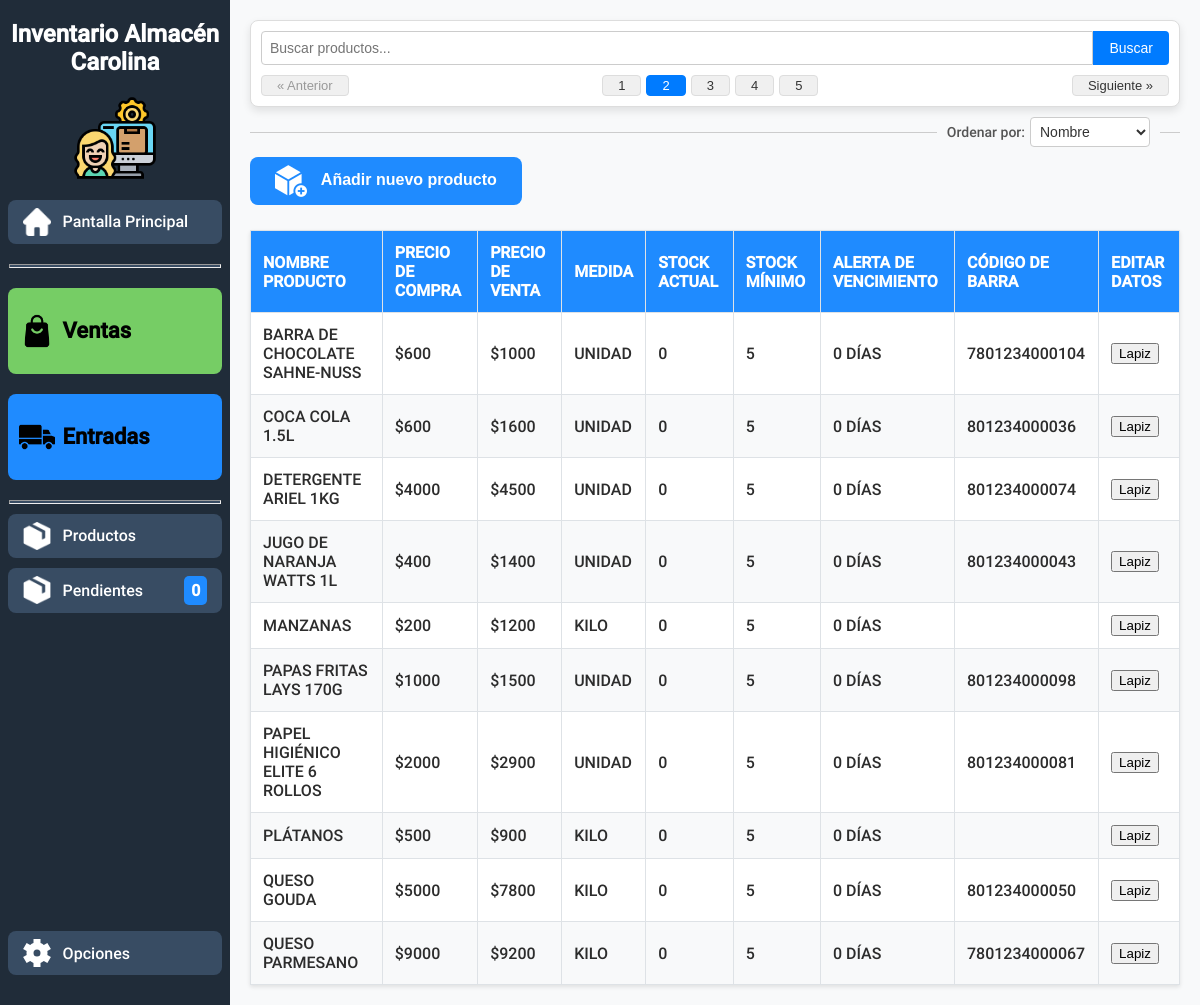
The app's page /modulo_productos.php with its own data.
### tables this page shows
CREATE TABLE producto (
    id_producto INT UNSIGNED NOT NULL AUTO_INCREMENT,
    nombre_producto VARCHAR(250) NOT NULL,
    total_vendidos BIGINT UNSIGNED DEFAULT 0, 
    stock_minimo INT UNSIGNED DEFAULT 5,
    codigo_de_barra VARCHAR(25),
    tiempo_alerta_vencimiento INT UNSIGNED DEFAULT 0,
    activo CHAR(1) NOT NULL DEFAULT 1,
    requiere_fecha_vencimiento CHAR(1) NOT NULL DEFAULT 1,
    por_registrar CHAR(1) NOT NULL DEFAULT 0,
     
    id_unidad INT UNSIGNED NOT NULL,
    PRIMARY KEY (id_producto)
);

CREATE TABLE costo (
    id_costo INT UNSIGNED NOT NULL AUTO_INCREMENT, 
    costo INT UNSIGNED NOT NULL DEFAULT 0, 
    fecha_inicio_costo DATETIME NOT NULL DEFAULT CURRENT_TIMESTAMP, 
    fecha_fin_costo DATETIME,
    id_producto INT UNSIGNED NOT NULL,
    PRIMARY KEY (id_costo)
);

CREATE TABLE precio (
    id_precio INT UNSIGNED NOT NULL AUTO_INCREMENT,
    precio INT UNSIGNED NOT NULL DEFAULT 0,
    fecha_inicio_precio DATETIME NOT NULL DEFAULT CURRENT_TIMESTAMP,
    fecha_fin_precio DATETIME,
    id_producto INT UNSIGNED NOT NULL,
    PRIMARY KEY (id_precio)
);

CREATE TABLE unidad_de_medida (
	id_unidad INT UNSIGNED NOT NULL AUTO_INCREMENT,
    nombre_unidad VARCHAR(20) NOT NULL,
    PRIMARY KEY (id_unidad)
);

### includes/modulo_productos/tabla_productos_modelo.php (called while the page is built, shortened)
<?php
function obtener_productos(object $pdo, string $busqueda, int $limite, int $offset)
{
    $consulta = "
        SELECT
            p.id_producto,
            p.nombre_producto,
            p.stock_minimo,
            p.codigo_de_barra,
            p.tiempo_alerta_vencimiento,
            u.nombre_unidad,
            pr.precio,
            c.costo
        FROM producto p
        LEFT JOIN unidad_de_medida u ON p.id_unidad = u.id_unidad
        LEFT JOIN precio pr ON p.id_producto = pr.id_producto
        LEFT JOIN costo c ON p.id_producto = c.id_producto
        WHERE LOWER(p.nombre_producto) LIKE LOWER(:busqueda)
        ORDER BY p.nombre_producto
        LIMIT :limite OFFSET :offset
        ;";
    $stmt = $pdo->prepare($consulta);
    $stmt->bindValue(":busqueda", "%$busqueda%", PDO::PARAM_STR);
    $stmt->bindValue(":limite", $limite, PDO::PARAM_INT);
    $stmt->bindValue(":offset", $offset, PDO::PARAM_INT);
    $stmt->execute();
    $productos = $stmt->fetchAll(PDO::FETCH_ASSOC);
    $consulta = "SELECT COUNT(*) AS total FROM producto WHERE LOWER(nombre_producto) LIKE LOWER(:busqueda);";
    $stmt = $pdo->prepare($consulta);
    $stmt->bindValue(":busqueda", "%$busqueda%", PDO::PARAM_STR);
    $stmt->execute();
    $total_items = $stmt->fetch(PDO::FETCH_ASSOC)["total"];
    $total_pages = ceil($total_items / $limite);
    return [
        "productos" => $productos,
        "total_items" => $total_items,
        "total_pages" => $total_pages
    ];
}

### includes/modulo_productos/tabla_productos.php (called while the page is built, shortened)
<?php
$search = $_GET['busqueda'] ?? '';
$page = $_GET['page'] ?? 1;
$itemsPerPage = 20;
$offset = ($page - 1) * $itemsPerPage;
require_once "includes/db.php";
require_once "includes/modulo_productos/tabla_productos_modelo.php";
require_once "includes/modulo_productos/tabla_productos_vista.php";
$resul = obtener_productos($pdo, $search, $itemsPerPage, $offset);

### includes/modulo_productos/tabla_productos_vista.php (the view, shortened to what this page needs)
<?php
function tabla_de_productos(array $productos) {
    if ($productos) {
        echo "
        <table class=\"products-table\">
            <thead>
                <tr>
                    <th>Nombre producto</th>
                    <th>Precio de compra</th>
                    <th>Precio de venta</th>
                    <th>Medida</th>
                    <th>Stock actual</th>
                    <th>Stock mínimo</th>
                    <th>Alerta de vencimiento</th>
                    <th>Código de barra</th>
                    <th>Editar Datos</th>
                </tr>
            </thead>
            <tbody>
        ";
        foreach ($productos as $producto) {
            echo "<tr>";
            echo "    <td>" . $producto["nombre_producto"] . "</td>";
            echo "    <td>$" . $producto["costo"] . "</td>";
            echo "    <td>$" . $producto["precio"] . "</td>";
            echo "    <td>" . $producto["nombre_unidad"] . "</td>";
            echo "    <td>" . $producto["stock_actual"] . "</td>";
            echo "    <td>" . $producto["stock_minimo"] . "</td>";
            echo "    <td>" . $producto["tiempo_alerta_vencimiento"] . " días</td>";
            echo "    <td>" . $producto["codigo_de_barra"] . "</td>";
            echo "    <td> <button>Lapiz</button> </td>";
            echo "</tr>";
        }
        echo "
            </tbody>
        </table>
        ";
    } else {
        echo "No se pudo obtener los productos de la base de datos";
    }
}

### styles/main.css (style rules this page uses)
:root { font-family: Roboto, Arial, Helvetica, sans-serif; --oscuro: #202C39; --verde: #76CD65; --verde-oscuro: #518d45; --azul: #1F8BFF; --azul-oscuro: #1560b1; --rosa: #ffcad4; --naranja: #f7af9d; --rojo: #E05263; }

### styles/layout.css (style rules this page uses)
body { margin: 0; display: flex; flex-direction: column; height: 100vh; overflow: hidden; }

### styles/tablas.css (style rules this page uses)
.products-table { width: 100%; border-collapse: collapse; margin-top: 25px; background-color: white; box-shadow: 0 2px 4px rgba(0, 0, 0, 0.1); }
.products-table th, .products-table td { padding: 12px; text-align: left; border: 1px solid #dee2e6; font-size: 1rem; text-transform: uppercase; }
.products-table th { background-color: var(--azul); color: white; }
.products-table td { color: #2c2c2c; }
.products-table tr:nth-child(even) { background-color: #f8f9fa; }

### records on screen
producto: nombre_producto "BARRA DE CHOCOLATE SAHNE-NUSS", costo.costo "600", precio.precio "1000", id_unidad.nombre_unidad "UNIDAD", tiempo_alerta_vencimiento "0", stock_minimo "5", codigo_de_barra "7801234000104"
producto: nombre_producto "COCA COLA 1.5L", costo.costo "600", precio.precio "1600", id_unidad.nombre_unidad "UNIDAD", tiempo_alerta_vencimiento "0", stock_minimo "5", codigo_de_barra "801234000036"
producto: nombre_producto "DETERGENTE ARIEL 1KG", costo.costo "4000", precio.precio "4500", id_unidad.nombre_unidad "UNIDAD", tiempo_alerta_vencimiento "0", stock_minimo "5", codigo_de_barra "801234000074"
producto: nombre_producto "JUGO DE NARANJA WATTS 1L", costo.costo "400", precio.precio "1400", id_unidad.nombre_unidad "UNIDAD", tiempo_alerta_vencimiento "0", stock_minimo "5", codigo_de_barra "801234000043"
producto: nombre_producto "MANZANAS", costo.costo "200", precio.precio "1200", id_unidad.nombre_unidad "KILO", tiempo_alerta_vencimiento "0", stock_minimo "5"
producto: nombre_producto "PAPAS FRITAS LAYS 170G", costo.costo "1000", precio.precio "1500", id_unidad.nombre_unidad "UNIDAD", tiempo_alerta_vencimiento "0", stock_minimo "5", codigo_de_barra "801234000098"
producto: nombre_producto "PAPEL HIGIÉNICO ELITE 6 ROLLOS", costo.costo "2000", precio.precio "2900", id_unidad.nombre_unidad "UNIDAD", tiempo_alerta_vencimiento "0", stock_minimo "5", codigo_de_barra "801234000081"
producto: nombre_producto "PLÁTANOS", costo.costo "500", precio.precio "900", id_unidad.nombre_unidad "KILO", tiempo_alerta_vencimiento "0", stock_minimo "5"
producto: nombre_producto "QUESO GOUDA", costo.costo "5000", precio.precio "7800", id_unidad.nombre_unidad "KILO", tiempo_alerta_vencimiento "0", stock_minimo "5", codigo_de_barra "801234000050"
producto: nombre_producto "QUESO PARMESANO", costo.costo "9000", precio.precio "9200", id_unidad.nombre_unidad "KILO", tiempo_alerta_vencimiento "0", stock_minimo "5", codigo_de_barra "7801234000067"

### other values on screen
$resul["cant_productos_pendientes"] "0"
